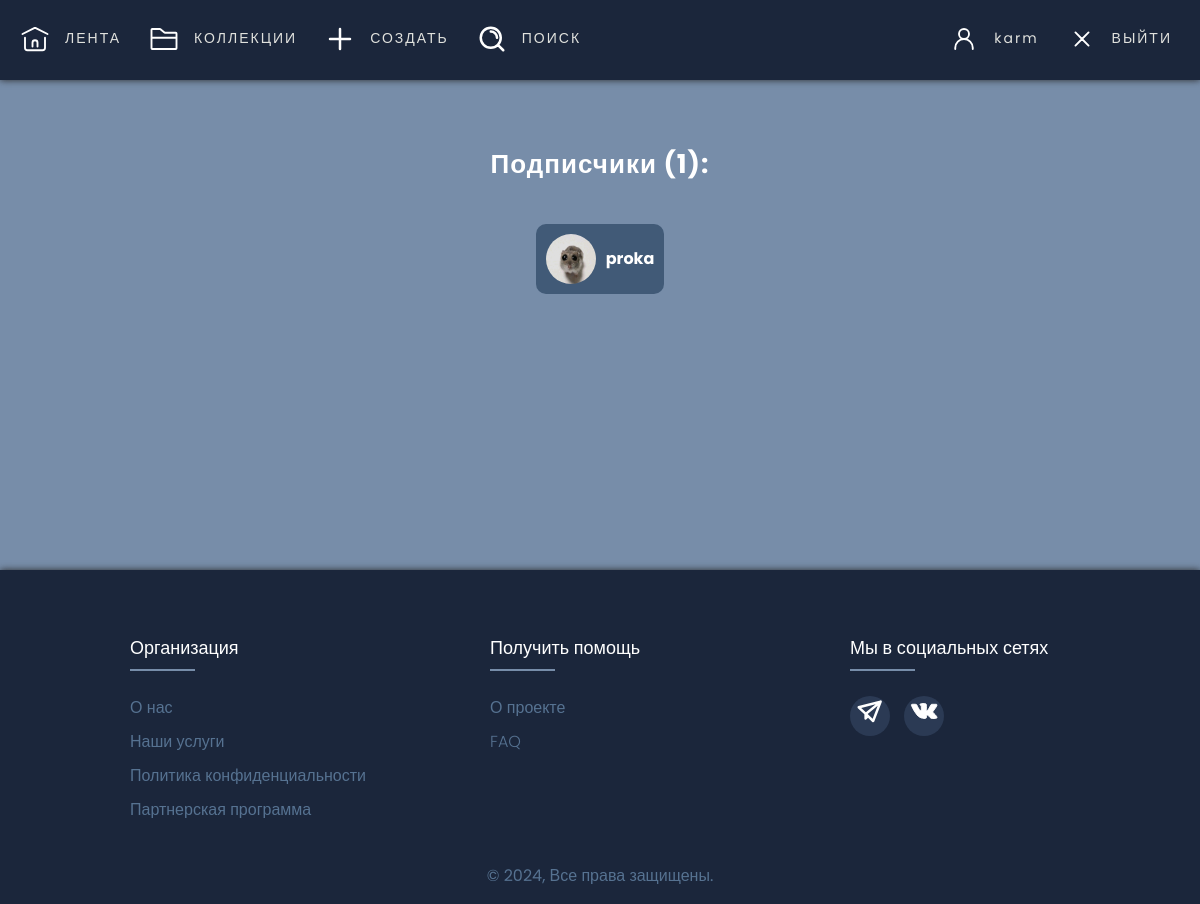
/followers/ (signed in), run on the app's committed database.
### website/models.py (models this page shows, shortened)
class Follow(models.Model):
    follower = models.ForeignKey('Profile', related_name='following', on_delete=models.CASCADE)
    following = models.ForeignKey('Profile', related_name='followers', on_delete=models.CASCADE)
    created_at = models.DateTimeField(auto_now_add=True)
    class Meta:
        unique_together = ('follower', 'following')

class Profile(models.Model):
    user = models.OneToOneField(User, on_delete=models.CASCADE)
    photo = models.ImageField(upload_to='users/', null=True, blank=True)
    email = models.EmailField(unique=True, null=True)
    about = models.TextField(max_length=255, null=True, blank=True)
    is_online = models.BooleanField(default=False)
    def get_absolute_url(self):
        return reverse('profile', kwargs={'profile_id': self.pk})

### website/views.py (the view)
# urls.py: path('followers/', ShowFollowers.as_view(), name='followers'),
class ShowFollowers(LoginRequiredMixin, ListView):
    model = Follow
    template_name = 'website/followers.html'
    context_object_name = 'followers'
    def get_context_data(self, **kwargs):
        context = super().get_context_data(**kwargs)
        context['page_title'] = 'Подписчики'
        context['main_menu'] = main_menu
        context['user_menu'] = user_menu
        followers_count = Follow.objects.filter(following=self.request.user.profile).count()
        context['followers_count'] = followers_count
        return context
    def get_queryset(self):
        return Follow.objects.filter(following=self.request.user.profile)

### website/templates/website/followers.html
{% extends 'website/base.html' %}
{% load static %}
{% block content %}
<h2>Подписчики ({{ followers_count }}):</h2>
<ul class="followers-list">
    {% for follower in followers %}
    <li>
        <a href="{% url 'profile' follower.follower.user.id %}">
            <div class="follower-info">
                {% if follower.follower.user.profile.photo %}
                <img src="{{ follower.follower.user.profile.photo.url }}" alt="Фото профиля">
                {% else %}
                <img src="{% static 'website/img/default-profile-photo.png' %}" alt="Фото профиля по умолчанию">
                {% endif %}
                <span class="follower-name">{{ follower.follower.user.username }}</span>
            </div>
        </a>
    </li>
    {% endfor %}
</ul>
{% endblock %}

### website/templates/website/base.html (shortened to what this page needs)
<!DOCTYPE html>
{% load static %}
<html lang="ru">
<head>
    <link type="text/css" href="{% static 'website/css/style.css' %}" rel="stylesheet"/>
</head>
<body>
<header>
    <ul class="nav">
        {% if request.user.is_authenticated %}
            {% for item in main_menu %}
                <li class="nav-item">
                    <img src="{% static item.logo_src %}" alt="{{ item.alt }}"/>
                    <a href="{% url item.href %}">{{ item.name }}</a>
                </li>
            {% endfor %}
            <li class="nav-item prev-last profile-name">
                <img src="{% static 'website/logos/user-profile.svg' %}" alt="{{ user_menu.0.alt }}">
                <a href="{{ request.user.profile.get_absolute_url }}">{{ user.username }}</a>
            </li>
            <li class="nav-item last">
                <img src="{% static 'website/logos/logout.svg' %}" alt="{{ user_menu.1.alt }}"/>
                <a href="{% url 'users:logout' %}">Выйти</a>
            </li>
        {% endif %}
    </ul>
</header>
<div class="content">
    {% block content %}
    {% endblock %}
</div>
<footer>
    <div class="footer">
        <div class="container">
            <div class="row">
                <div class="footer-col">
                    <h4>Организация</h4>
                    <ul>
                        <li><a href="#">О нас</a></li>
                        <li><a href="#">Наши услуги</a></li>
                        <li><a href="#">Политика конфиденциальности</a></li>
                        <li><a href="#">Партнерская программа</a></li>
                    </ul>
                </div>
                <div class="footer-col">
                    <h4>Получить помощь</h4>
                    <ul>
                        <li><a href="{% url 'about_project' %}">О проекте</a></li>
                        <li><a href="https://t.me/+5qva6NCl0TpmM2Ji">FAQ</a></li>
                    </ul>
                </div>
                <div class="footer-col">
                    <h4>Мы в социальных сетях</h4>
                    <div class="social-links">
                        <a href="#"><img style="width: 30px; height: 30px;"
                                         src="{% static 'website/logos/tg_logo.svg' %}" alt="Поделиться ТГ"/></a>
                        <a href="https://vk.com/0dude0_0"><img style="width: 30px; height: 30px;"
                                         src="{% static 'website/logos/vk_logo.svg' %}"</a>
                    </div>
                </div>
            </div>
        </div>
    </div>
    <div class="footer-bottom">
        <p>© 2024, Все права защищены.</p>
    </div>
</footer>
</body>
</html>

### website/static/website/css/style.css (style rules this page uses)
body { background-color: #778da9; color: white; font-size: 16px; margin: 0; overflow-y: scroll; line-height: 1.5; font-family: 'Poppins', sans-serif; }
header { text-transform: uppercase; letter-spacing: 2px; background-color: #1b263b; height: 80px; margin-bottom: 50px; margin-right: 0; box-shadow: 0 0 7px rgb(41, 41, 41); position: sticky; top: 0; z-index: 10; }
.nav { padding: 20px; max-width: 1280px; margin: auto; display: flex; align-items: center; }
.nav-item { display: inline-flex; list-style: none; padding-right: 20px; align-items: center; }
.nav-item img { width: 30px; height: 30px; pointer-events: none; }
.nav-item a { font-size: 14px; padding: 8px; color: #e0e1dd; text-decoration: none; margin-left: 7px; transition: background-color 0.4s ease, border-radius 0.4s ease; }
.prev-last { padding-right: 0; margin-left: auto; }
.last { margin-left: 20px; padding-right: 0; }
.profile-name { text-transform: none; }
.content { min-height: 50vh; display: flex; flex-direction: column; }
h2 { letter-spacing: 1px; text-align: center; font-size: 26px; margin: 15px 60px 30px; }
a { text-decoration: none; }
.row { display: flex; flex-wrap: wrap; }
ul { list-style: none; }
.footer { box-shadow: 0 0 7px rgb(41, 41, 41); margin-top: 40px; background-color: #1b263b; padding: 40px 0 10px 0; display: flex; justify-content: center; align-items: center; }
.footer-col { width: 300px; padding: 0 30px; }
.footer-col h4 { margin-left: 40px; font-size: 18px; color: #ffffff; margin-bottom: 35px; font-weight: 500; position: relative; }
.footer-col h4::before { content: ''; position: absolute; left: 0; bottom: -10px; background-color: #778da9; height: 2px; box-sizing: border-box; width: 65px; }
.footer-col ul li:not(:last-child) { margin-bottom: 10px; padding: 0; }
.footer-col ul li a { font-size: 16px; text-decoration: none; font-weight: 300; color: #567291; display: block; transition: all 0.3s ease; }
.social-links { padding-left: 40px; }
.footer-col .social-links a { display: inline-block; height: 40px; width: 40px; background-color: #2B3A54; margin: 0 10px 10px 0; text-align: center; line-height: 40px; border-radius: 50%; color: #ffffff; transition: all 0.8s ease; }
.footer-bottom { color: #567291; display: flex; justify-content: center; align-items: center; background-color: #1b263b; }
.followers-list { list-style: none; padding: 0; display: flex; flex-wrap: wrap; justify-content: space-between; margin: 0 auto; }
.followers-list li { margin-bottom: 20px; }
.follower-info { display: flex; align-items: center; background-color: #415a77; padding: 10px; border-radius: 10px; margin: 10px; transition: background-color 0.8s ease, transform 0.3s ease-in-out; }
.follower-info img { width: 50px; height: 50px; border-radius: 50%; margin-right: 10px; }
.follower-name { font-size: 16px; font-weight: bold; color: white; }

### data on the page
Follow: follower.user.profile.photo (picture), follower.user.username "proka"

### other printed values
{{ item.name }} "ЛЕНТА" "КОЛЛЕКЦИИ" "СОЗДАТЬ" "ПОИСК"
{{ user.username }} "karm"
{{ followers_count }} "1"
